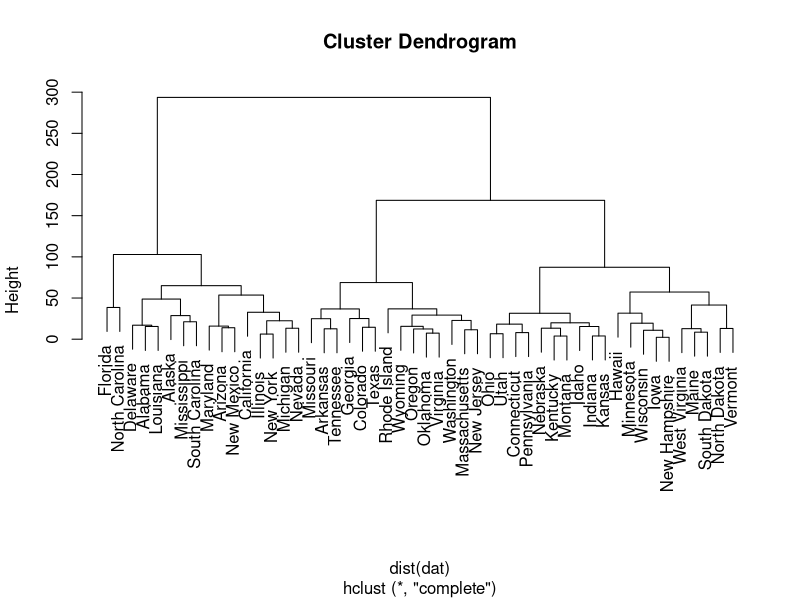
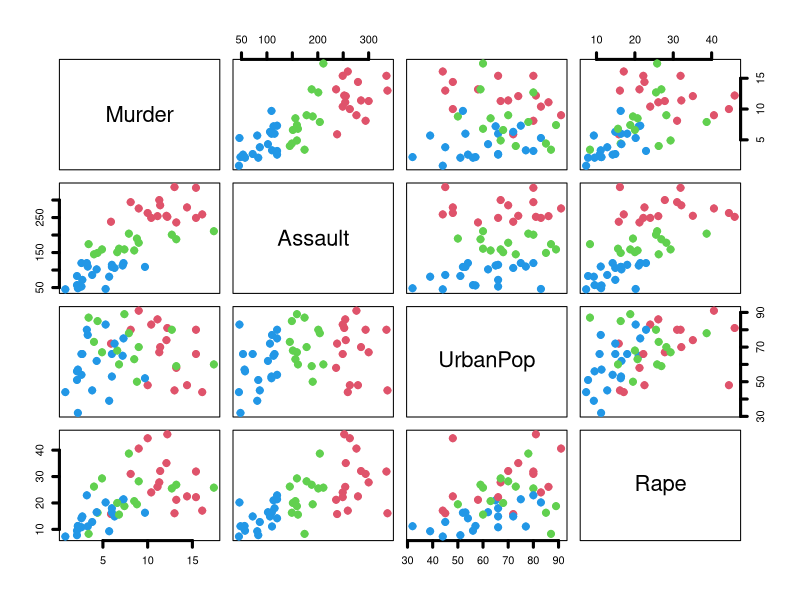
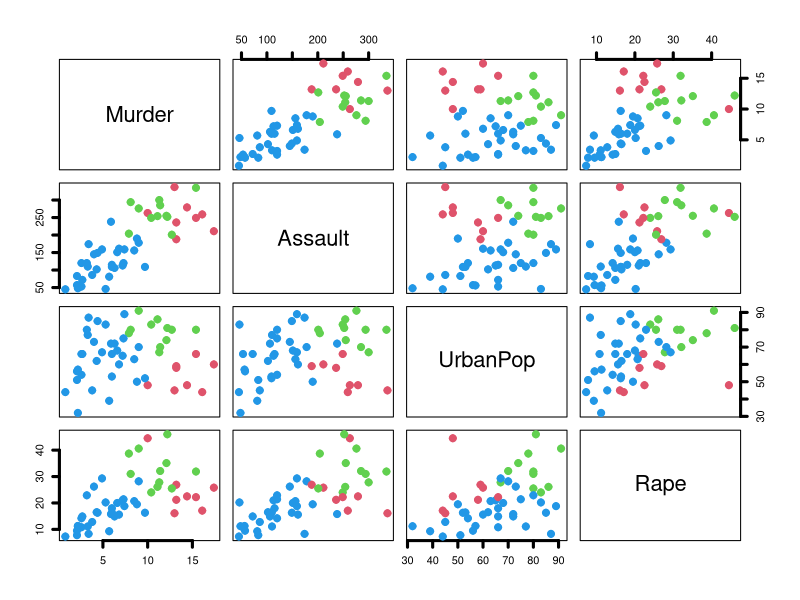

The R script that drew these images, in order:
#Question 1
attach(USArrests)
dat <- USArrests

#Part a
hc.complete=hclust(dist(dat),method="complete")
plot(hc.complete)

#Part b
clusters = cutree(hc.complete,3)
plot(dat,col=clusters+1,pch=10,lwd=3)
clusters

#Part c
dat.scaled <- scale(dat)
hc.complete.scaled=hclust(dist(dat.scaled),method="complete")
clusters.scaled = cutree(hc.complete.scaled,3)
plot(dat,col=clusters.scaled+1,pch=10,lwd=3)
clusters.scaled

#Question 2
dat <- read.csv("HW4-Q2-data.csv")
true.clusters <- dat$GroupLabel

#Part a
km.out=kmeans(dat[-1],centers=3,nstart=20)
km.out$cluster
true.clusters #clusters match correctly

#Part b
km.out=kmeans(dat[-1],centers=2,nstart=20)
km.out$cluster
true.clusters #clusters 2 and 3 are now part of same cluster

#Part c
km.out=kmeans(dat[-1],centers=4,nstart=20)
km.out$cluster
true.clusters #cluster 3 is now split almost eqully into 2 different clusters

#Part d
km.out=kmeans(scale(dat[-1]),centers=3,nstart=20)
km.out$cluster
true.clusters #same as part a


#Question 3
dat <- read.csv("Hillside-data.csv")

model1 <- lm(X2012.ST ~ Treated, data=dat)
summary(model1)

#Part a
dat_untreated <- subset(dat,Treated == 0)
dat_treated <- subset(dat,Treated == 1)
untreatdiff <- mean(dat_untreated$X2012.ST)-mean(dat_untreated$X2011.ST)
untreatdiffpct <- untreatdiff/mean(dat_untreated$X2011.ST)
treatdiff <- mean(dat_treated$X2012.ST)-mean(dat_treated$X2011.ST)
treatdiffpct <- treatdiff/mean(dat_treated$X2011.ST)
treatdiff - untreatdiff
treatdiffpct - untreatdiffpct

#Part b
model <- lm(X2011.ST~X2010.ST, data = dat)
summary(model)

#Part c
predval <- model$coefficients[1] + (model$coefficients[2]*dat$X2011.ST)
sqrt(sum((predval - dat$X2012.ST)^2)/nrow(dat))

#Part d
treatdiffnew <- mean(predval[which(dat$Treated == 1)] - dat$X2011.ST[which(dat$Treated == 1)])
untreatdiffnew <- mean(predval[which(dat$Treated == 0)] - dat$X2011.ST[which(dat$Treated == 0)])
treatdiffnewpct <- treatdiffnew/mean(dat_treated$X2011.ST)
untreatdiffnewpct <- untreatdiffnew/mean(dat_untreated$X2011.ST)
treatdiffnew - untreatdiffnew
treatdiffnewpct - untreatdiffnewpct









